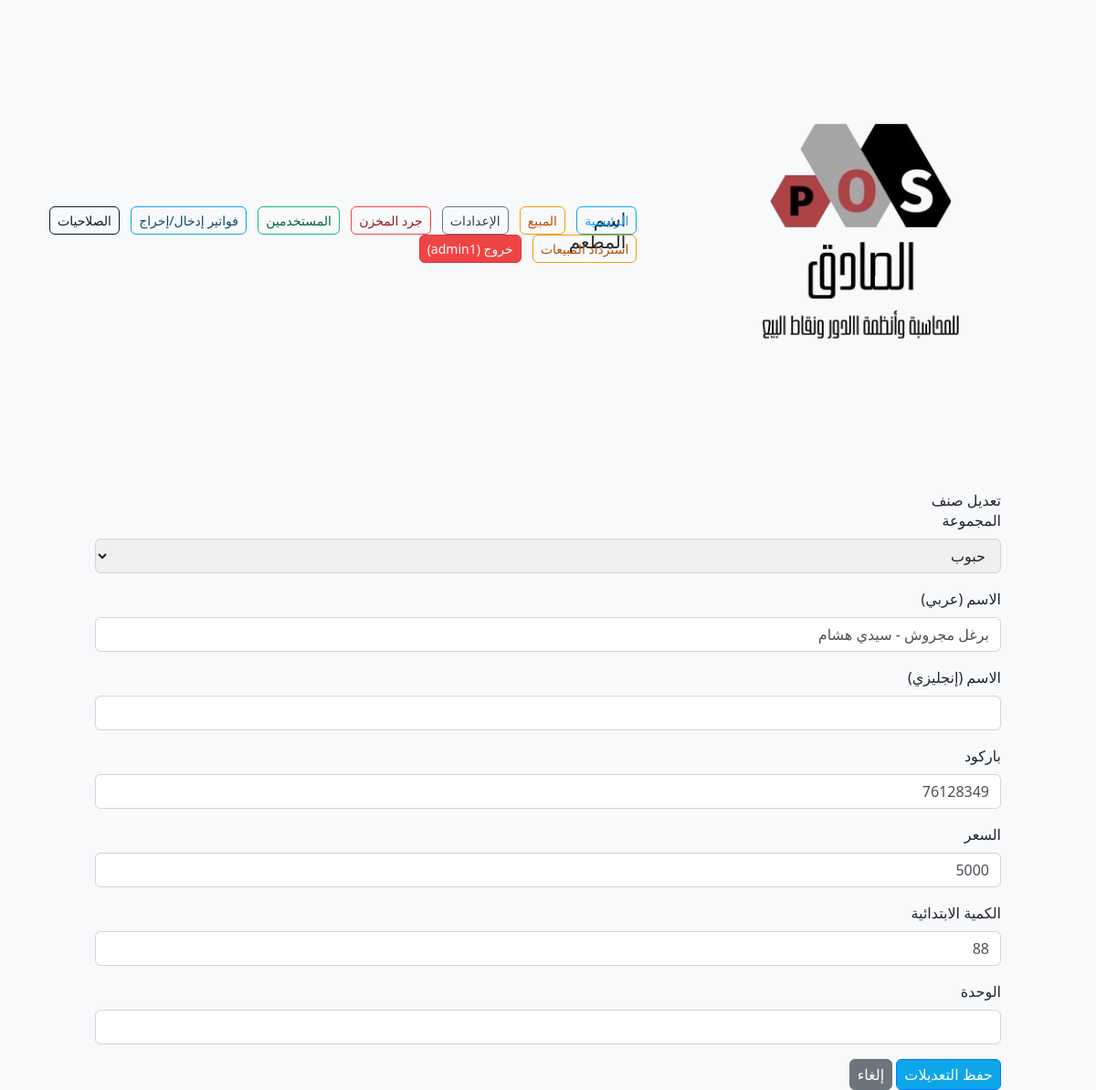
The app's page /public/item_form.php?id=3&group_id=4 (signed in), older data.
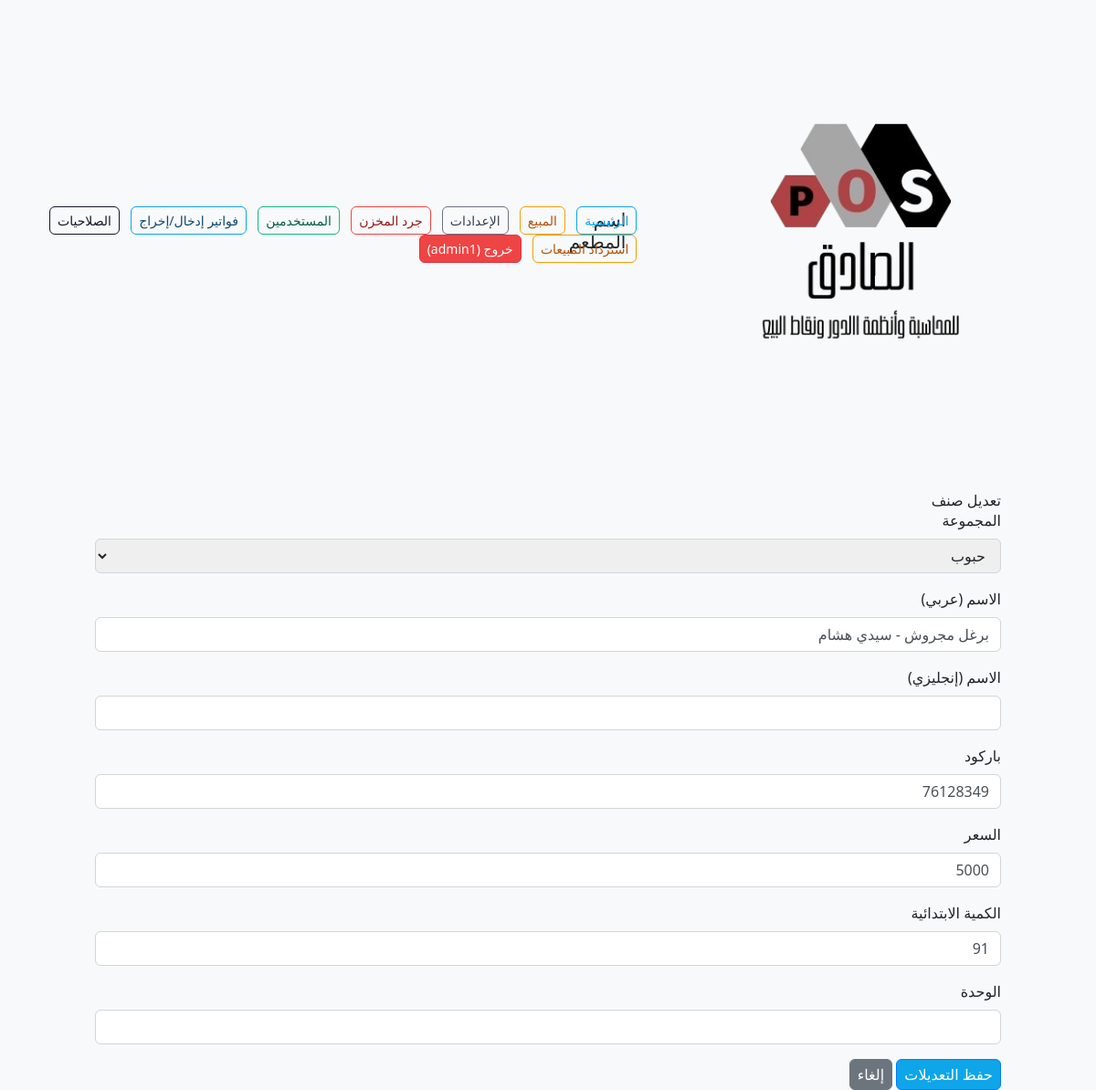
The same page, newer data.
### tables this page shows
CREATE TABLE Items (
	id INTEGER PRIMARY KEY AUTOINCREMENT,
	name_ar TEXT NOT NULL,
	name_en TEXT,
	barcode TEXT UNIQUE,
	group_id INTEGER REFERENCES Groups(id) ON DELETE SET NULL,
	price REAL NOT NULL,
	stock REAL DEFAULT 0,
	unit TEXT
);

CREATE TABLE Groups (
	id INTEGER PRIMARY KEY AUTOINCREMENT,
	name TEXT NOT NULL,
	printer_id INTEGER REFERENCES Printers(id) ON DELETE SET NULL
);

### src/Group.php (called while the page is built, shortened)
<?php
class Group
{
    private PDO $db;
    public function __construct(PDO $db)
    {
        $this->db = $db;
    }
    public function all(): array
    {
        $stmt = $this->db->query('
            SELECT g.id, g.name, g.printer_id, p.name AS printer_name
            FROM Groups g
            LEFT JOIN Printers p ON g.printer_id = p.id
            ORDER BY g.name
        ');
        return $stmt->fetchAll(PDO::FETCH_ASSOC);
    }
}

### src/Item.php (called while the page is built, shortened)
<?php
class Item
{
    private PDO $db;
    public function __construct(PDO $db)
    {
        $this->db = $db;
    }
    public function find(int $id): ?array
    {
        $stmt = $this->db->prepare('SELECT * FROM Items WHERE id = :id');
        $stmt->execute([':id' => $id]);
        $row = $stmt->fetch(PDO::FETCH_ASSOC);
        return $row ?: null;
    }
}

### public/item_form.php (the view, shortened to what this page needs)
<?php
require_once __DIR__ . '/../src/init.php';
require_once __DIR__ . '/../src/Group.php';
require_once __DIR__ . '/../src/Item.php';
$groupModel = new Group($db);
$itemModel  = new Item($db);
$groups = $groupModel->all();
$isEdit = isset($_GET['id']);
$item   = $isEdit ? $itemModel->find((int)$_GET['id']) : null;
$groupId = $isEdit
    ? (int)$item['group_id']
    : (int)($_GET['group_id'] ?? 0);
?>
<?php include 'header.php'; ?>
<h2><?= $isEdit ? 'تعديل صنف' : 'إضافة صنف جديد' ?></h2>
<form action="item_save.php" method="post">
  <div class="mb-3">
    <label>المجموعة</label>
    <select name="group_id" class="form-select" required>
      <?php foreach ($groups as $g): ?>
        <option value="<?= $g['id'] ?>"
          <?= $g['id']===$groupId ? 'selected' : '' ?>>
          <?= htmlspecialchars($g['name']) ?>
        </option>
      <?php endforeach; ?>
    </select>
  </div>
  <div class="mb-3">
    <label>الاسم (عربي)</label>
    <input type="text" name="name_ar" class="form-control" required
           value="<?= $isEdit ? htmlspecialchars($item['name_ar']) : '' ?>">
  </div>
  <div class="mb-3">
    <label>الاسم (إنجليزي)</label>
    <input type="text" name="name_en" class="form-control"
           value="<?= $isEdit ? htmlspecialchars($item['name_en']) : '' ?>">
  </div>
  <div class="mb-3">
    <label>باركود</label>
    <input type="text" name="barcode" class="form-control"
           value="<?= $isEdit ? htmlspecialchars($item['barcode']) : '' ?>">
  </div>
  <div class="mb-3">
    <label>السعر</label>
    <input type="number" step="0.01" name="price" class="form-control" required
           value="<?= $isEdit ? htmlspecialchars($item['price']) : '' ?>">
  </div>
  <div class="mb-3">
    <label>الكمية الابتدائية</label>
    <input type="number" step="0.01" name="stock" class="form-control" required
           value="<?= $isEdit ? htmlspecialchars($item['stock']) : '0' ?>">
  </div>
  <div class="mb-3">
    <label>الوحدة</label>
    <input type="text" name="unit" class="form-control"
           value="<?= $isEdit ? htmlspecialchars($item['unit']) : '' ?>">
  </div>
  <button type="submit" class="btn btn-primary" data-auth="btn_add_item">
    <?= $isEdit ? 'حفظ التعديلات' : 'إضافة' ?>
  </button>
  <a href="items.php?group_id=<?= $groupId ?>" class="btn btn-secondary">إلغاء</a>
</form>
</main>
</body>
</html>

Row changes from the older to the newer data that the page shows:
changed items "برغل مجروش - سيدي هشام": stock "88" → "91"
